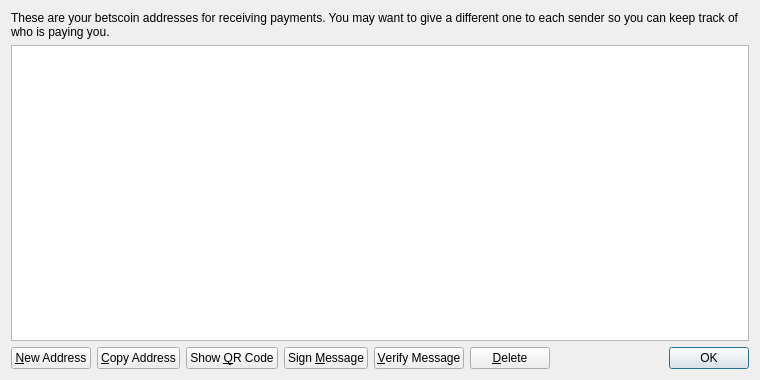
<?xml version="1.0" encoding="UTF-8"?>
<ui version="4.0">
 <class>AddressBookPage</class>
 <widget class="QWidget" name="AddressBookPage">
  <property name="geometry">
   <rect>
    <x>0</x>
    <y>0</y>
    <width>760</width>
    <height>380</height>
   </rect>
  </property>
  <property name="windowTitle">
   <string>Address Book</string>
  </property>
  <layout class="QVBoxLayout" name="verticalLayout">
   <item>
    <widget class="QLabel" name="labelExplanation">
     <property name="text">
      <string>These are your betscoin addresses for receiving payments. You may want to give a different one to each sender so you can keep track of who is paying you.</string>
     </property>
     <property name="textFormat">
      <enum>Qt::PlainText</enum>
     </property>
     <property name="wordWrap">
      <bool>true</bool>
     </property>
    </widget>
   </item>
   <item>
    <widget class="QTableView" name="tableView">
     <property name="contextMenuPolicy">
      <enum>Qt::CustomContextMenu</enum>
     </property>
     <property name="toolTip">
      <string>Double-click to edit address or label</string>
     </property>
     <property name="tabKeyNavigation">
      <bool>false</bool>
     </property>
     <property name="alternatingRowColors">
      <bool>true</bool>
     </property>
     <property name="selectionMode">
      <enum>QAbstractItemView::SingleSelection</enum>
     </property>
     <property name="selectionBehavior">
      <enum>QAbstractItemView::SelectRows</enum>
     </property>
     <property name="sortingEnabled">
      <bool>true</bool>
     </property>
     <attribute name="verticalHeaderVisible">
      <bool>false</bool>
     </attribute>
    </widget>
   </item>
   <item>
    <layout class="QHBoxLayout" name="horizontalLayout">
     <item>
      <widget class="QPushButton" name="newAddressButton">
       <property name="toolTip">
        <string>Create a new address</string>
       </property>
       <property name="text">
        <string>&amp;New Address</string>
       </property>
       <property name="icon">
        <iconset resource="../bitcoin.qrc">
         <normaloff>:/icons/add</normaloff>:/icons/add</iconset>
       </property>
      </widget>
     </item>
     <item>
      <widget class="QPushButton" name="copyToClipboard">
       <property name="toolTip">
        <string>Copy the currently selected address to the system clipboard</string>
       </property>
       <property name="text">
        <string>&amp;Copy Address</string>
       </property>
       <property name="icon">
        <iconset resource="../bitcoin.qrc">
         <normaloff>:/icons/editcopy</normaloff>:/icons/editcopy</iconset>
       </property>
      </widget>
     </item>
     <item>
      <widget class="QPushButton" name="showQRCode">
       <property name="text">
        <string>Show &amp;QR Code</string>
       </property>
       <property name="icon">
        <iconset resource="../bitcoin.qrc">
         <normaloff>:/icons/qrcode</normaloff>:/icons/qrcode</iconset>
       </property>
      </widget>
     </item>
     <item>
      <widget class="QPushButton" name="signMessage">
       <property name="toolTip">
        <string>Sign a message to prove you own a betscoin address</string>
       </property>
       <property name="text">
        <string>Sign &amp;Message</string>
       </property>
       <property name="icon">
        <iconset resource="../bitcoin.qrc">
         <normaloff>:/icons/edit</normaloff>:/icons/edit</iconset>
       </property>
      </widget>
     </item>
     <item>
      <widget class="QPushButton" name="verifyMessage">
       <property name="toolTip">
        <string>Verify a message to ensure it was signed with a specified betscoin address</string>
       </property>
       <property name="text">
        <string>&amp;Verify Message</string>
       </property>
       <property name="icon">
        <iconset resource="../bitcoin.qrc">
         <normaloff>:/icons/transaction_0</normaloff>:/icons/transaction_0</iconset>
       </property>
      </widget>
     </item>
     <item>
      <widget class="QPushButton" name="deleteButton">
       <property name="toolTip">
        <string>Delete the currently selected address from the list</string>
       </property>
       <property name="text">
        <string>&amp;Delete</string>
       </property>
       <property name="icon">
        <iconset resource="../bitcoin.qrc">
         <normaloff>:/icons/remove</normaloff>:/icons/remove</iconset>
       </property>
      </widget>
     </item>
     <item>
      <spacer name="horizontalSpacer">
       <property name="orientation">
        <enum>Qt::Horizontal</enum>
       </property>
       <property name="sizeHint" stdset="0">
        <size>
         <width>40</width>
         <height>20</height>
        </size>
       </property>
      </spacer>
     </item>
     <item>
      <widget class="QDialogButtonBox" name="buttonBox">
       <property name="sizePolicy">
        <sizepolicy hsizetype="Maximum" vsizetype="Fixed">
         <horstretch>0</horstretch>
         <verstretch>0</verstretch>
        </sizepolicy>
       </property>
       <property name="standardButtons">
        <set>QDialogButtonBox::Ok</set>
       </property>
      </widget>
     </item>
    </layout>
   </item>
  </layout>
 </widget>
 <resources>
  <include location="../bitcoin.qrc"/>
 </resources>
 <connections/>
</ui>
